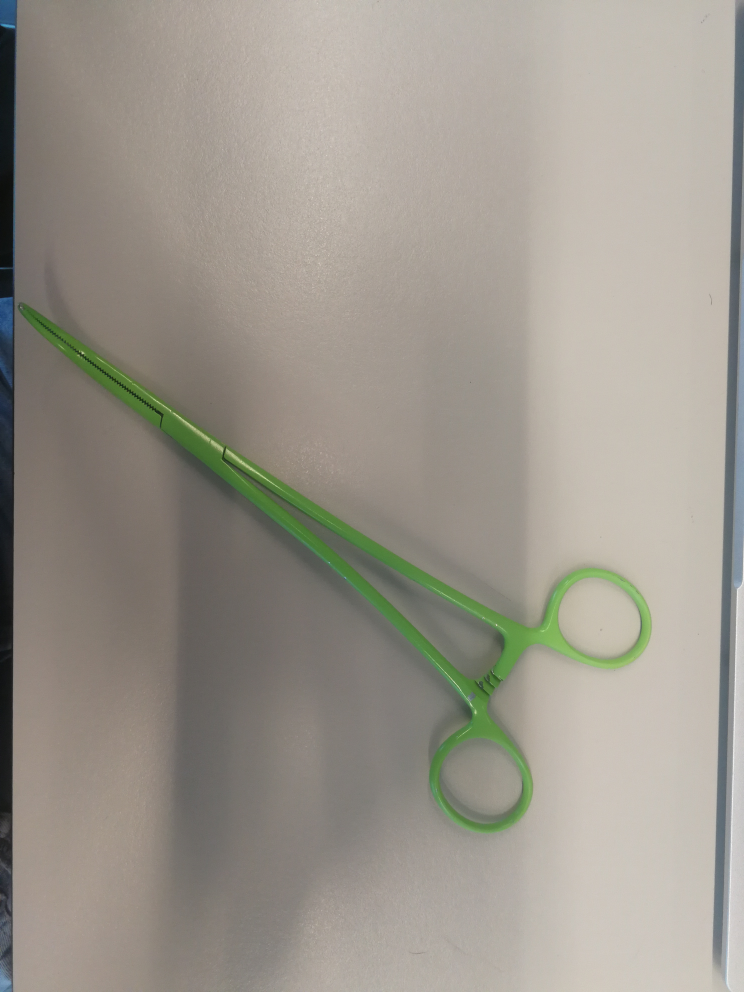
#> input picture schaar1.jpg, 2976 x 3968 px, given in place of the camera (shown at 1/4 size)
$ python schaarVormKleur.py
#> lines starting #> are read from the running program, lines starting #| are printed output that depends on the picture; after the words box and inside, x2 and y2 are one past the last pixel; in counts of white or black regions, pixels touching at a corner belong together
import cv2
import numpy as np

# Function to saturate the image
def saturate_image(hsv_image, saturation_scale):
    hsv_image[:, :, 1] = np.clip(hsv_image[:, :, 1] * saturation_scale, 0, 255)
    return hsv_image

# Function to count children of a given contour
def count_children(hierarchy, index):
    count = 0
    child = hierarchy[index][2]  # First child index
    while child != -1:
        count += 1
        child = hierarchy[child][0]  # Next child index
    return count

# Update threshold callback function (not needed in this case, but required by createTrackbar)
def update_threshold(x):
    pass

# Initialize video capture
cap = cv2.VideoCapture(0)

# Create a window and add a trackbar for threshold adjustment
cv2.namedWindow('Black Frame')
cv2.createTrackbar('Threshold', 'Black Frame', 140, 255, update_threshold)

while cap.isOpened():
    ret, frame = cap.read()
#> frame is the input picture: shape (3968, 2976, 3); mean B, G, R 140.8, 150.7, 155.9
    if not ret:
        break

    frame = cv2.resize(frame, (800, 600))
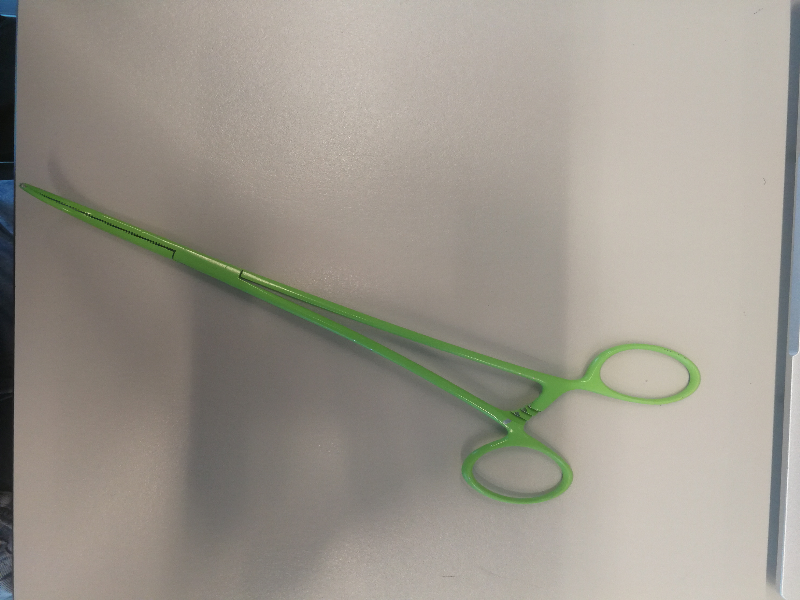
#> frame: shape (600, 800, 3); mean B, G, R 140.6, 150.6, 155.8
    hsv = cv2.cvtColor(frame, cv2.COLOR_BGR2HSV)
#> hsv: shape (600, 800, 3); mean H, S, V 20.8, 30.1, 157.8
    saturated_hsv = saturate_image(hsv, 1.5)
#> in saturate_image, `hsv_image[:, :, 1] = np.clip(hsv_image[:, :, 1] * saturation_scale, 0,..`: hsv_image: shape (600, 800, 3); mean H, S, V 20.8, 44.8, 157.8

    # Define range of red color in HSV
    lower_red1 = np.array([0, 70, 50])
    upper_red1 = np.array([10, 255, 255])
    lower_red2 = np.array([170, 70, 70])
    upper_red2 = np.array([180, 255, 255])

    # Threshold the HSV image to get only red colors
    red_mask1 = cv2.inRange(saturated_hsv, lower_red1, upper_red1)
#> red_mask1: shape (600, 800); every value is 0
    red_mask2 = cv2.inRange(saturated_hsv, lower_red2, upper_red2)
    red_mask = cv2.bitwise_or(red_mask1, red_mask2)

    # Define range of magenta color in HSV
    lower_magenta = np.array([140, 50, 50])
    upper_magenta = np.array([170, 255, 255])

    # Threshold the HSV image to get only magenta colors
    magenta_mask = cv2.inRange(saturated_hsv, lower_magenta, upper_magenta)

    # Define range of blue color in HSV
    lower_blue = np.array([100, 70, 70])
    upper_blue = np.array([130, 255, 255])

    # Threshold the HSV image to get only blue colors
    blue_mask = cv2.inRange(saturated_hsv, lower_blue, upper_blue)
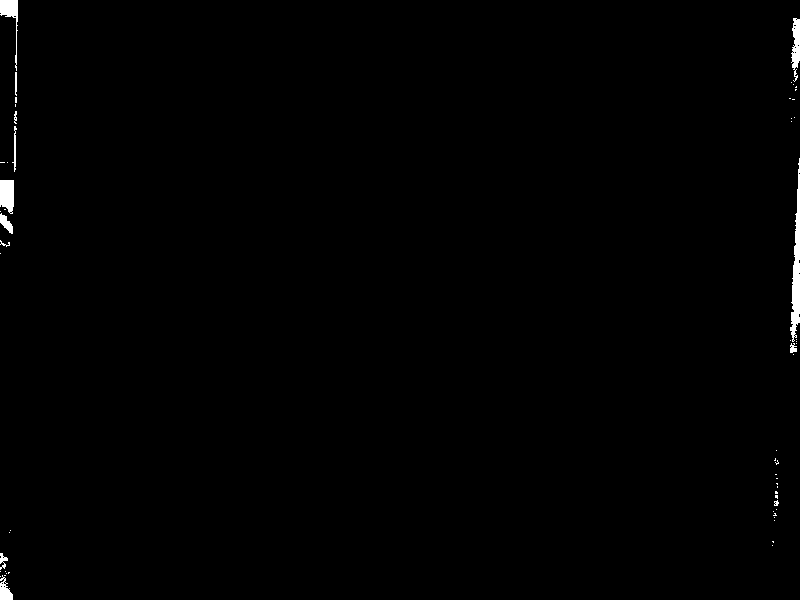
#> blue_mask: shape (600, 800); 0.58% white; 58 white regions (45 under 20 px), largest, box (x1, y1, x2, y2) and area: (790, 158, 800, 342) 907, (0, 180, 14, 214) 408, (0, 0, 18, 71) 365
    combined_mask = cv2.bitwise_or(cv2.bitwise_or(red_mask, magenta_mask), blue_mask)
    colored_objects = cv2.bitwise_and(frame, frame, mask=combined_mask)

    # Convert frame to HSV color space
    saturated_BGR = cv2.cvtColor(saturated_hsv, cv2.COLOR_HSV2BGR)
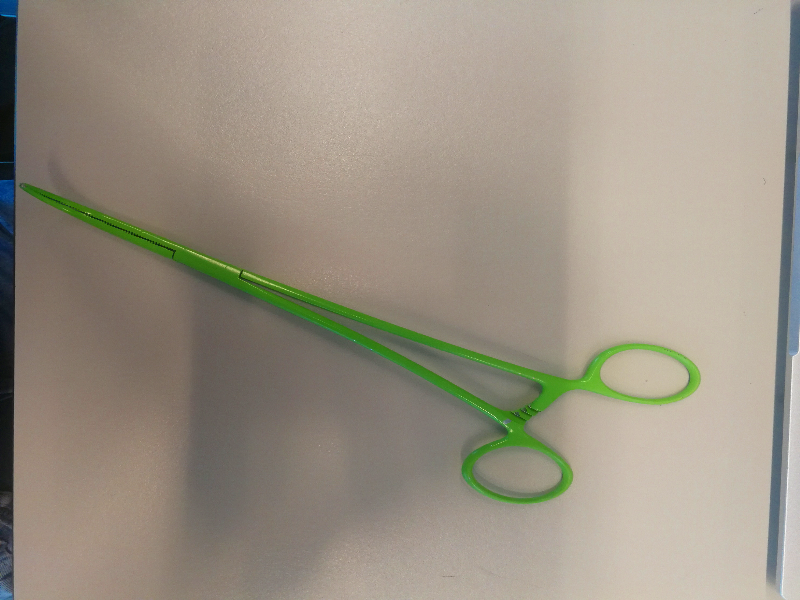
#> saturated_BGR: shape (600, 800, 3); mean B, G, R 131.7, 146.5, 154.7
    gray = cv2.cvtColor(saturated_BGR, cv2.COLOR_BGR2GRAY)
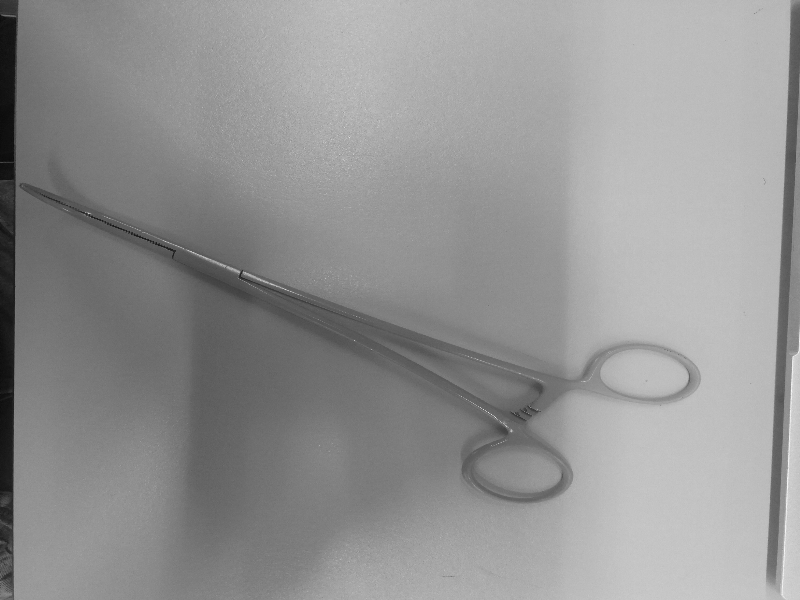
#> gray: shape (600, 800); min 10, max 248, mean 147.3
    blur = cv2.GaussianBlur(gray, (25, 25), 0)

    # Get the current position of the threshold trackbar
    threshold_value = cv2.getTrackbarPos('Threshold', 'Black Frame')
    retRect, threshRect = cv2.threshold(blur, threshold_value, 255, cv2.THRESH_BINARY_INV)
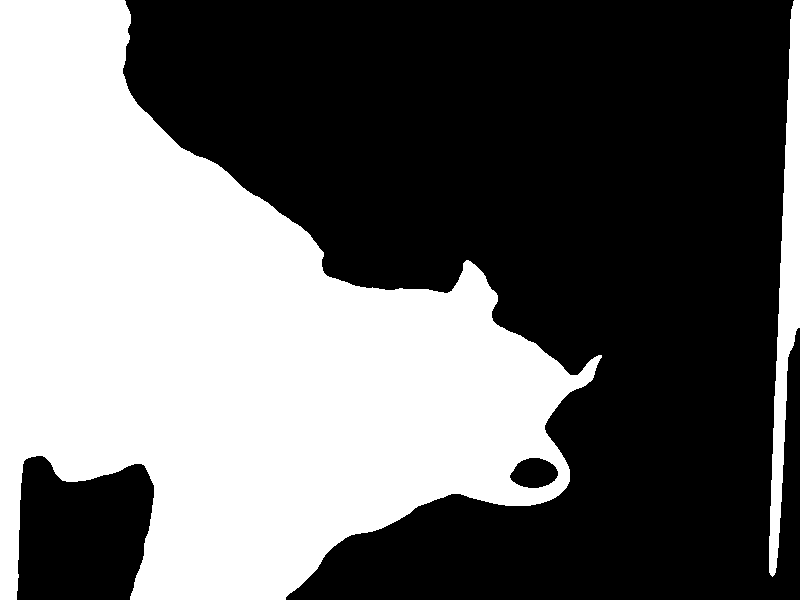
#> threshRect: shape (600, 800); 41.9% white; 2 white regions, box (x1, y1, x2, y2) and area: (0, 0, 602, 600) 193283, (769, 0, 800, 577) 7839
#> retRect = 140
    ding = cv2.bitwise_and(colored_objects, colored_objects, mask=threshRect)
    grayDing = cv2.cvtColor(ding, cv2.COLOR_BGR2GRAY)
    blurDing = cv2.GaussianBlur(grayDing, (5, 5), 0)
    retDing, threshDing = cv2.threshold(blurDing, 20, 255, cv2.THRESH_BINARY)
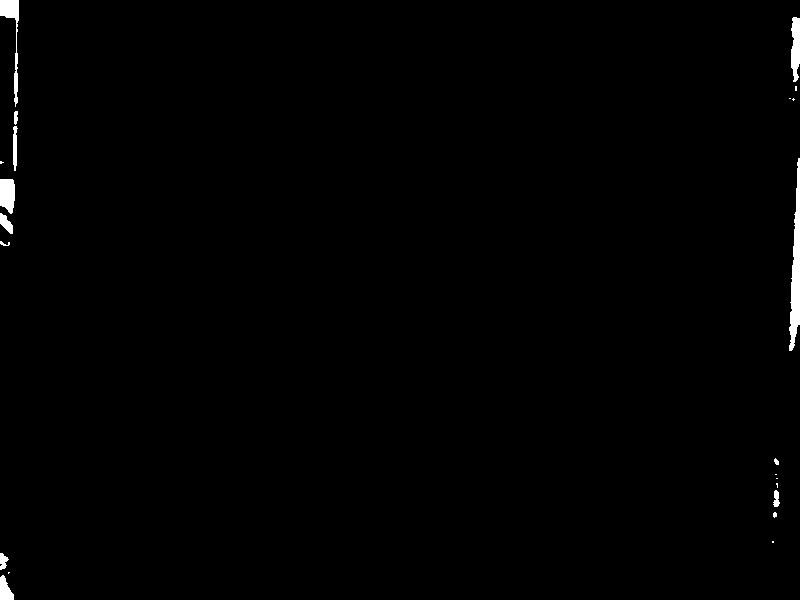
#> threshDing: shape (600, 800); 0.74% white; 22 white regions (10 under 20 px)
    contoursDing, hierarchy3 = cv2.findContours(threshDing, cv2.RETR_TREE, cv2.CHAIN_APPROX_SIMPLE)
#> contoursDing = 22 contours, 12 with area under 20; largest, box (x1, y1, x2, y2) and area: (789, 158, 800, 351) 989, (0, 0, 19, 107) 427, (0, 179, 15, 214) 401, (791, 17, 800, 82) 400, (0, 575, 14, 600) 201
    selected_contours = [c for c in contoursDing if cv2.contourArea(c) > 1000]
#> selected_contours = []

    # Draw selected contours with colors based on their masks
    for contour in selected_contours:
        mask = np.zeros_like(grayDing)
        cv2.drawContours(mask, [contour], -1, 255, -1)

        red_overlap = cv2.countNonZero(cv2.bitwise_and(red_mask, red_mask, mask=mask))
        magenta_overlap = cv2.countNonZero(cv2.bitwise_and(magenta_mask, magenta_mask, mask=mask))
        blue_overlap = cv2.countNonZero(cv2.bitwise_and(blue_mask, blue_mask, mask=mask))

        if red_overlap > magenta_overlap and red_overlap > blue_overlap:
            color = (0, 0, 255)  # Red
        elif magenta_overlap > red_overlap and magenta_overlap > blue_overlap:
            color = (255, 0, 255)  # Magenta
        else:
            color = (255, 0, 0)  # Blue

        cv2.drawContours(frame, [contour], -1, color, 3)
#> this loop made 0 passes

    # Display the images
    cv2.imshow('Original Frame', frame)
    cv2.imshow('Black Frame', threshRect)
    cv2.imshow('Ding Frame', ding)

    if cv2.waitKey(1) & 0xFF == ord('q'):
#> (key q is pressed here)
        break

cap.release()
cv2.destroyAllWindows()
